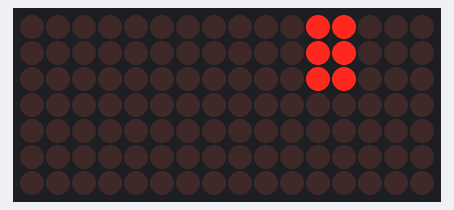
The sketch below on a simulated Arduino Mega 2560, built with avr-gcc and run on an emulated ATmega2560. On the bench: 16×7 LED matrix. Wiring (inferred from the names in the program): LED cube drawn one layer per row (orientation assumed): layers pin 23, pin 25, pin 27, pin 29, pin 31, pin 33, pin 35; columns pin 4, pin 5, pin 6, pin 8, pin 9, pin 10, pin 11, pin 12, pin 14, pin 15, pin 16, pin 22, pin 24, pin 26, pin 28, pin 30. Random numbers use the default seed unless the sketch sets one.

Above: at 0.35 s.
At 5.55 s:
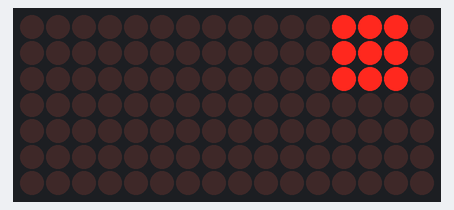
At 10.55 s:
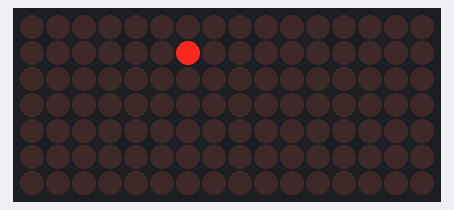
At 19.85 s:
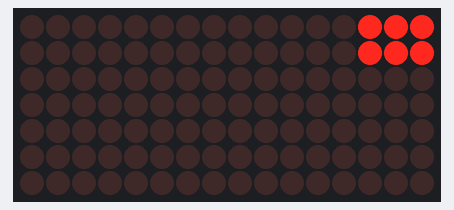
At 28.27 s:
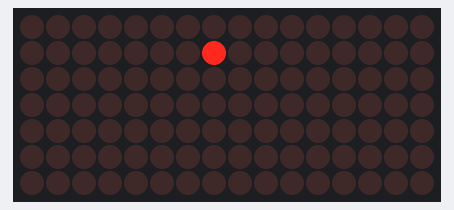
At 38.47 s:
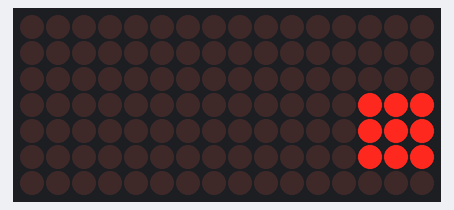

The sketch:

burst.ino
```cpp
//arduino led cube code by Michael Hlinka
//created January 2019
//timmer code taken from Ananda Ghassaei and instructables.com
//https://www.instructables.com/id/Arduino-Timer-Interrupts/
//this display is meant to pick a random point on the cube
//and light up touching leds going outward

/*
#define COLUMN  36
#define ROW     6

int row[6] = {47, 45, 43, 41, 39, 37};
int column[36] = {13, 12, 11, 10,  9, 8,
                   7,  6,  5,  4,  3, 2,
                  14, 15, 16, 17, 18, 19,
                  22, 24, 26, 28, 30, 32,
                  23, 25, 27, 29, 31, 33,
                  36, 38, 40, 42, 44, 46};
*/

#define COLUMN  49
#define ROW     7


int column[COLUMN] = {13,   12,  11,  10,   9,   8,  7,
                       6,    5,   4,  14,  15,  16, 17,
                      22,   24,  26,  28,  30,  32, 34,
                      38,   40,  42,  44,  46,  48, 50,
                      39,   41,  43,  45,  47,  49, 51,
                      A15, A14, A13, A12, A11, A10, A9,
                      A1,   A2,  A3,  A4,  A5,  A6, A7};

int row[ROW] = {23,25,27,29,31,33,35};
volatile int gameBoard[ROW * COLUMN];
volatile int tempBoard[ROW * COLUMN];
volatile int state_var;

//set up as x, y, z
int center_point[3];
int waitVar;

void setup(){
//code from Anada Ghassaei
cli();
//set timer0 interrupt at 2kHz
  TCCR0A = 0;// set entire TCCR2A register to 0
  TCCR0B = 0;// same for TCCR2B
  TCNT0  = 0;//initialize counter value to 0
  // set compare match register for 2khz increments
  OCR0A = 130;// = (16*10^6) / (2000*64) - 1 (must be <256)
  // turn on CTC mode
  TCCR0A |= (1 << WGM01);
  // Set CS01 and CS00 bits for 64 prescaler
  TCCR0B |= (1 << CS01) | (1 << CS00);
  // enable timer compare interrupt
  TIMSK0 |= (1 << OCIE0A);

//set timer1 interrupt at 1Hz
  TCCR1A = 0;// set entire TCCR1A register to 0
  TCCR1B = 0;// same for TCCR1B
  TCNT1  = 0;//initialize counter value to 0
  // set compare match register for 1hz increments
  OCR1A = 1562;// = (16*10^6) / (1*1024) - 1 (must be <65536)
  // turn on CTC mode
  TCCR1B |= (1 << WGM12);
  // Set CS12 and CS10 bits for 1024 prescaler
  TCCR1B |= (1 << CS12) | (1 << CS10);
  // enable timer compare interrupt
  TIMSK1 |= (1 << OCIE1A);


//my code
  int i;
  for(i = 0; i < ROW; i++){
    pinMode(row[i], OUTPUT);
    digitalWrite(row[i], HIGH);
  }
  for(i = 0; i < COLUMN; i++){
    pinMode(column[i], OUTPUT);
    digitalWrite(column[i], LOW);
  }
  for(i = 0; i < ROW * COLUMN; i++)
    gameBoard[i] = 0;

  Serial.begin(9600);
  randomSeed(analogRead(0));
sei();

}

int inter0_r;
int inter0_c;
int inter0_hold;
int inter0_var;
//interrupt 0: used for diplsying the board
ISR(TIMER0_COMPA_vect){
  for(inter0_r = 0; inter0_r < ROW; inter0_r++){
    digitalWrite(row[inter0_r], 0);
    inter0_hold = inter0_r * COLUMN;
    for(inter0_c = 0; inter0_c < COLUMN; inter0_c++){
      if(gameBoard[inter0_hold + inter0_c])
        for(inter0_var = 0; inter0_var < 8; inter0_var++)
          digitalWrite(column[inter0_c], 1);
      digitalWrite(column[inter0_c], 0);

    }
    digitalWrite(row[inter0_r], 1);
  }

}


//generic supporting function
//will set entire gameBoard to 1 (on)
//meant to display a fault or error has occured
void game_over(){
  cli();
    for(int i = 0; i < ROW * COLUMN; i++)
      gameBoard[i] = 1;
  sei();
}

//generic supporting function
//will clear whatever is stored in the gameBoard
void clear_gameBoard(){
  cli();
  for(int i = 0; i < ROW * COLUMN; i++)
    tempBoard[i] = 0;
  sei();
}

//generic debugging function
//will dsiplay the current gameboard to the serial monitor
void print_gameBoard(){
  cli();
  for(int z = 0; z < ROW; z++){
    for(int y = 0; y < ROW; y++){
      for(int x = 0; x < ROW; x++){
        Serial.print(gameBoard[z*COLUMN + y*ROW + x]);
      }
      Serial.println("\t");
    }
    Serial.println("\t");
  }
  Serial.println("\t");
  Serial.println("\t");
  sei();
}

//interrupt 1: used for updating the current display
ISR(TIMER1_COMPA_vect){
 main_burst();
}

//main control function for the bounce control display
//this fucntion is called whenever a gameboard needs to be updated
void main_burst(){
  switch(state_var){
    case 0:
      setup_burst_variables();
      break;
    case 1:
      burst_wait();
      break;
    case 2:
      burst_expand1();
      break;
    case 3:
      burst_wait();
      break;
    case 4:
      burst_expand2();
      break;
    case 5:
      burst_wait();
      break;
    case 6:
      burst_collapse2();
      break;
    case 7:
      burst_wait();
      break;
    case 8:
      burst_collapse1();
      break;
    case 9:
      burst_wait();
      break;
    case 10:
      burst_collapse0();
      break;
    case 11:
      burst_wait();
      break;
    case 12:
      state_var = 0;
      break;
    default:
      game_over();
      break;
  }
}

//supporting function
//purpose is to initlize all the variables and gameboard for
void setup_burst_variables(){
  clear_gameBoard();
  burst_setup_gameBoard();
  state_var = 1;
  waitVar = 4;
}

void gen_ran_point(){
    center_point[0] = random(ROW);
    center_point[1] = random(ROW);
    center_point[2] = random(ROW);
}

//supporting function for setup function
//purpose is to initilize all the starting leds (on) for the gameBoard
void burst_setup_gameBoard(){
  cli();
    gen_ran_point();
    gameBoard[center_point[2]*COLUMN + center_point[1]*ROW + center_point[0]] = 1;
  sei();
}

void burst_wait(){
    state_var++;
}

//first function that actually effects gameBoard
void burst_expand1(){

  for(int z = center_point[2] - 1; z <= center_point[2] + 1; z++){
    for(int y = center_point[1] - 1; y <= center_point[1] + 1; y++){
      for(int x = center_point[0] - 1; x <= center_point[0] + 1; x++){
        if(x >= 0 && x < ROW && y >= 0 && y < ROW && z >= 0 && z < ROW)
          tempBoard[z*COLUMN + y*ROW + x] = 1;
      }
    }
  }

  cli();
    for(int i = 0; i < ROW * COLUMN; i++)
      gameBoard[i] = tempBoard[i];
  sei();

  state_var++;
}

void burst_expand2(){

  for(int z = center_point[2] - 2; z <= center_point[2] + 2; z++){
    for(int y = center_point[1] - 2; y <= center_point[1] + 2; y++){
      for(int x = center_point[0] - 2; x <= center_point[0] + 2; x++){
        if(x >= 0 && x < ROW && y >= 0 && y < ROW && z >= 0 && z < ROW)
          tempBoard[z*COLUMN + y*ROW + x] = 1;
      }
    }
  }
  cli();
    for(int i = 0; i < ROW * COLUMN; i++)
      gameBoard[i] = tempBoard[i];
  sei();

  state_var++;
}

void burst_collapse2(){

  for(int z = center_point[2] - 2; z <= center_point[2] + 2; z++){
    for(int y = center_point[1] - 2; y <= center_point[1] + 2; y++){
      for(int x = center_point[0] - 2; x <= center_point[0] + 2; x++){
        if(x >= 0 && x < ROW && y >= 0 && y < ROW && z >= 0 && z < ROW)
          tempBoard[z*COLUMN + y*ROW + x] = 0;
      }
    }
  }

  for(int z = center_point[2] - 1; z <= center_point[2] + 1; z++){
    for(int y = center_point[1] - 1; y <= center_point[1] + 1; y++){
      for(int x = center_point[0] - 1; x <= center_point[0] + 1; x++){
        if(x >= 0 && x < ROW && y >= 0 && y < ROW && z >= 0 && z < ROW)
          tempBoard[z*COLUMN + y*ROW + x] = 1;
      }
    }
  }

  cli();
    for(int i = 0; i < ROW * COLUMN; i++)
      gameBoard[i] = tempBoard[i];
  sei();

  state_var++;
}

void burst_collapse1(){

  for(int z = center_point[2] - 1; z <= center_point[2] + 1; z++){
    for(int y = center_point[1] - 1; y <= center_point[1] + 1; y++){
      for(int x = center_point[0] - 1; x <= center_point[0] + 1; x++){
        if(x >= 0 && x < ROW && y >= 0 && y < ROW && z >= 0 && z < ROW)
          tempBoard[z*COLUMN + y*ROW + x] = 0;
      }
    }
  }

  tempBoard[center_point[2]*COLUMN + center_point[1]*ROW + center_point[0]] = 1;

  cli();
    for(int i = 0; i < ROW * COLUMN; i++)
      gameBoard[i] = tempBoard[i];
  sei();

  state_var++;
}

void burst_collapse0(){
  tempBoard[center_point[2]*COLUMN + center_point[1]*ROW + center_point[0]] = 0;
  cli();
    for(int i = 0; i < ROW * COLUMN; i++)
      gameBoard[i] = tempBoard[i];
  sei();

  state_var++;
}


void loop(){

}
```
